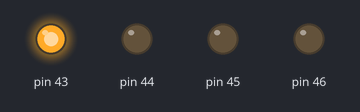
A sketch run on a simulated Arduino Mega 2560, built with avr-gcc and run on an emulated ATmega2560. Shown: output pins drawn as LEDs (lit = HIGH).

Above: at 0.5 s.
At 1.5 s:
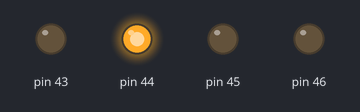
At 2.5 s:
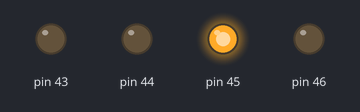
At 3.5 s:
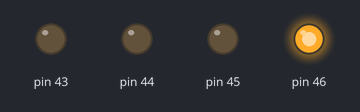
Timing chart, 0 to 5.2 s (numbered marks = the images above):
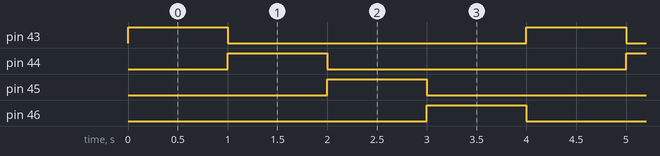

The sketch:

DENEY2-4LEDKONTROL.ino
```cpp
/*
ArduKIT DENEY2-4LEDKONTROL

  43-44-45-46 numaralı pinlere bağlı ledleri 1 saniye aralıkla yakıp söndürür

  Uygulama Arduino BLINKLED örneğinden uyarlanmıştır.

  30/04/2016
 */


// setup fonksiyonu ile kullanılan pinler ve işlemci için ön ayarlamalar yapılır
void setup() {
  // 43-44-45-46  numaralı pinler çıkış olarak ayarlanır
  pinMode(43, OUTPUT);
  pinMode(44, OUTPUT);
  pinMode(45, OUTPUT);
  pinMode(46, OUTPUT);
}

//  loop fonksiyonu sürekli olarak çalışmasını istediğimiz işlemleri yaptığımız bölümdür
void loop() {
  digitalWrite(46, LOW);    // 4. LED  sönsün (LOW gerilim seviyesinin Lojik 0 yani 0 V olmasını sağlar)
  digitalWrite(43, HIGH);   // 1. LED  çalışsın (HIGH gerilim seviyesinin Lojik 1 yani 5 V olmasını sağlar)
  delay(1000);              // 1 saniye bekleme (milisaniye cinsinden yazıyoruz)
  digitalWrite(43, LOW);    // 1. LED  sönsün (LOW gerilim seviyesinin Lojik 0 yani 0 V olmasını sağlar)
  digitalWrite(44, HIGH);   // 2. LED  çalışsın (HIGH gerilim seviyesinin Lojik 1 yani 5 V olmasını sağlar)
  delay(1000);              // 1 saniye bekleme (milisaniye cinsinden yazıyoruz)
  digitalWrite(44, LOW);    // 2. LED  sönsün (LOW gerilim seviyesinin Lojik 0 yani 0 V olmasını sağlar)
  digitalWrite(45, HIGH);   // 3. LED  çalışsın (HIGH gerilim seviyesinin Lojik 1 yani 5 V olmasını sağlar)
  delay(1000);              // 1 saniye bekleme (milisaniye cinsinden yazıyoruz)
  digitalWrite(45, LOW);    // 3. LED  sönsün (LOW gerilim seviyesinin Lojik 0 yani 0 V olmasını sağlar)
  digitalWrite(46, HIGH);   // 4. LED  çalışsın (HIGH gerilim seviyesinin Lojik 1 yani 5 V olmasını sağlar)
  delay(1000);              // 1 saniye bekleme (milisaniye cinsinden yazıyoruz)
}
```

Measured:
- by itself, pin 43–46: alternates HIGH for 1.0 s and LOW for 3.0 s
- by itself, everything shown: repeats every 4.0 s, in 4 steps
